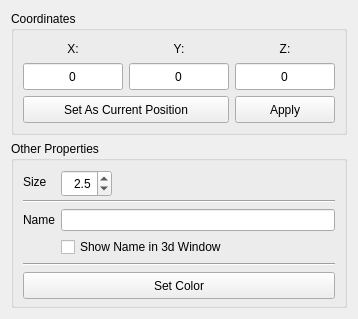
<?xml version="1.0" encoding="UTF-8"?>
<ui version="4.0">
 <class>prop_marker</class>
 <widget class="QWidget" name="prop_marker">
  <property name="geometry">
   <rect>
    <x>0</x>
    <y>0</y>
    <width>356</width>
    <height>319</height>
   </rect>
  </property>
  <property name="sizePolicy">
   <sizepolicy hsizetype="Expanding" vsizetype="MinimumExpanding">
    <horstretch>0</horstretch>
    <verstretch>0</verstretch>
   </sizepolicy>
  </property>
  <property name="minimumSize">
   <size>
    <width>0</width>
    <height>310</height>
   </size>
  </property>
  <property name="windowTitle">
   <string>Form</string>
  </property>
  <layout class="QVBoxLayout" name="verticalLayout">
   <item>
    <widget class="QGroupBox" name="groupBox">
     <property name="sizePolicy">
      <sizepolicy hsizetype="Preferred" vsizetype="Minimum">
       <horstretch>0</horstretch>
       <verstretch>0</verstretch>
      </sizepolicy>
     </property>
     <property name="minimumSize">
      <size>
       <width>0</width>
       <height>0</height>
      </size>
     </property>
     <property name="title">
      <string>Coordinates</string>
     </property>
     <layout class="QGridLayout" name="gridLayout">
      <item row="0" column="0">
       <widget class="QLabel" name="TextLabel13">
        <property name="sizePolicy">
         <sizepolicy hsizetype="Preferred" vsizetype="Preferred">
          <horstretch>0</horstretch>
          <verstretch>0</verstretch>
         </sizepolicy>
        </property>
        <property name="minimumSize">
         <size>
          <width>0</width>
          <height>17</height>
         </size>
        </property>
        <property name="text">
         <string>X:</string>
        </property>
        <property name="alignment">
         <set>Qt::AlignCenter</set>
        </property>
        <property name="wordWrap">
         <bool>false</bool>
        </property>
       </widget>
      </item>
      <item row="0" column="1">
       <widget class="QLabel" name="TextLabel14">
        <property name="sizePolicy">
         <sizepolicy hsizetype="Preferred" vsizetype="Preferred">
          <horstretch>0</horstretch>
          <verstretch>0</verstretch>
         </sizepolicy>
        </property>
        <property name="minimumSize">
         <size>
          <width>0</width>
          <height>17</height>
         </size>
        </property>
        <property name="text">
         <string>Y:</string>
        </property>
        <property name="alignment">
         <set>Qt::AlignCenter</set>
        </property>
        <property name="wordWrap">
         <bool>false</bool>
        </property>
       </widget>
      </item>
      <item row="0" column="2">
       <widget class="QLabel" name="TextLabel15">
        <property name="sizePolicy">
         <sizepolicy hsizetype="Preferred" vsizetype="Preferred">
          <horstretch>0</horstretch>
          <verstretch>0</verstretch>
         </sizepolicy>
        </property>
        <property name="minimumSize">
         <size>
          <width>0</width>
          <height>17</height>
         </size>
        </property>
        <property name="text">
         <string>Z:</string>
        </property>
        <property name="alignment">
         <set>Qt::AlignCenter</set>
        </property>
        <property name="wordWrap">
         <bool>false</bool>
        </property>
       </widget>
      </item>
      <item row="1" column="0">
       <widget class="QLineEdit" name="m_pPosX">
        <property name="enabled">
         <bool>true</bool>
        </property>
        <property name="sizePolicy">
         <sizepolicy hsizetype="Fixed" vsizetype="Fixed">
          <horstretch>0</horstretch>
          <verstretch>0</verstretch>
         </sizepolicy>
        </property>
        <property name="minimumSize">
         <size>
          <width>0</width>
          <height>27</height>
         </size>
        </property>
        <property name="maximumSize">
         <size>
          <width>100</width>
          <height>16777215</height>
         </size>
        </property>
        <property name="text">
         <string>0</string>
        </property>
        <property name="alignment">
         <set>Qt::AlignCenter</set>
        </property>
        <property name="readOnly">
         <bool>false</bool>
        </property>
       </widget>
      </item>
      <item row="1" column="1">
       <widget class="QLineEdit" name="m_pPosY">
        <property name="enabled">
         <bool>true</bool>
        </property>
        <property name="sizePolicy">
         <sizepolicy hsizetype="Fixed" vsizetype="Fixed">
          <horstretch>0</horstretch>
          <verstretch>0</verstretch>
         </sizepolicy>
        </property>
        <property name="minimumSize">
         <size>
          <width>0</width>
          <height>27</height>
         </size>
        </property>
        <property name="maximumSize">
         <size>
          <width>100</width>
          <height>16777215</height>
         </size>
        </property>
        <property name="text">
         <string>0</string>
        </property>
        <property name="alignment">
         <set>Qt::AlignCenter</set>
        </property>
        <property name="readOnly">
         <bool>false</bool>
        </property>
       </widget>
      </item>
      <item row="1" column="2">
       <widget class="QLineEdit" name="m_pPosZ">
        <property name="enabled">
         <bool>true</bool>
        </property>
        <property name="sizePolicy">
         <sizepolicy hsizetype="Fixed" vsizetype="Fixed">
          <horstretch>0</horstretch>
          <verstretch>0</verstretch>
         </sizepolicy>
        </property>
        <property name="minimumSize">
         <size>
          <width>0</width>
          <height>27</height>
         </size>
        </property>
        <property name="maximumSize">
         <size>
          <width>100</width>
          <height>16777215</height>
         </size>
        </property>
        <property name="text">
         <string>0</string>
        </property>
        <property name="alignment">
         <set>Qt::AlignCenter</set>
        </property>
        <property name="readOnly">
         <bool>false</bool>
        </property>
       </widget>
      </item>
      <item row="2" column="0" colspan="2">
       <widget class="QPushButton" name="m_pSetAsCurrent">
        <property name="sizePolicy">
         <sizepolicy hsizetype="Expanding" vsizetype="Fixed">
          <horstretch>0</horstretch>
          <verstretch>0</verstretch>
         </sizepolicy>
        </property>
        <property name="minimumSize">
         <size>
          <width>0</width>
          <height>27</height>
         </size>
        </property>
        <property name="maximumSize">
         <size>
          <width>16777215</width>
          <height>16777215</height>
         </size>
        </property>
        <property name="text">
         <string>Set As Current Position</string>
        </property>
       </widget>
      </item>
      <item row="2" column="2">
       <widget class="QPushButton" name="m_pApply">
        <property name="sizePolicy">
         <sizepolicy hsizetype="Fixed" vsizetype="Fixed">
          <horstretch>0</horstretch>
          <verstretch>0</verstretch>
         </sizepolicy>
        </property>
        <property name="minimumSize">
         <size>
          <width>0</width>
          <height>27</height>
         </size>
        </property>
        <property name="maximumSize">
         <size>
          <width>100</width>
          <height>16777215</height>
         </size>
        </property>
        <property name="text">
         <string>Apply</string>
        </property>
       </widget>
      </item>
     </layout>
    </widget>
   </item>
   <item>
    <widget class="QGroupBox" name="groupBox_2">
     <property name="sizePolicy">
      <sizepolicy hsizetype="Preferred" vsizetype="Minimum">
       <horstretch>0</horstretch>
       <verstretch>0</verstretch>
      </sizepolicy>
     </property>
     <property name="minimumSize">
      <size>
       <width>0</width>
       <height>0</height>
      </size>
     </property>
     <property name="title">
      <string>Other Properties</string>
     </property>
     <layout class="QGridLayout" name="gridLayout_2">
      <item row="0" column="0">
       <widget class="QLabel" name="label">
        <property name="text">
         <string>Size</string>
        </property>
       </widget>
      </item>
      <item row="0" column="1">
       <widget class="QDoubleSpinBox" name="m_pScale">
        <property name="minimumSize">
         <size>
          <width>0</width>
          <height>27</height>
         </size>
        </property>
        <property name="maximumSize">
         <size>
          <width>100</width>
          <height>16777215</height>
         </size>
        </property>
        <property name="alignment">
         <set>Qt::AlignRight|Qt::AlignTrailing|Qt::AlignVCenter</set>
        </property>
        <property name="keyboardTracking">
         <bool>false</bool>
        </property>
        <property name="decimals">
         <number>1</number>
        </property>
        <property name="minimum">
         <double>0.100000000000000</double>
        </property>
        <property name="maximum">
         <double>20.000000000000000</double>
        </property>
        <property name="singleStep">
         <double>0.500000000000000</double>
        </property>
        <property name="value">
         <double>2.500000000000000</double>
        </property>
       </widget>
      </item>
      <item row="0" column="2">
       <spacer name="horizontalSpacer">
        <property name="orientation">
         <enum>Qt::Horizontal</enum>
        </property>
        <property name="sizeHint" stdset="0">
         <size>
          <width>40</width>
          <height>20</height>
         </size>
        </property>
       </spacer>
      </item>
      <item row="1" column="0" colspan="3">
       <widget class="Line" name="line">
        <property name="orientation">
         <enum>Qt::Horizontal</enum>
        </property>
       </widget>
      </item>
      <item row="2" column="0">
       <widget class="QLabel" name="label_2">
        <property name="text">
         <string>Name</string>
        </property>
       </widget>
      </item>
      <item row="2" column="1" colspan="2">
       <widget class="QLineEdit" name="m_pLineEditName"/>
      </item>
      <item row="3" column="1" colspan="2">
       <widget class="QCheckBox" name="m_pCheckBoxName3D">
        <property name="text">
         <string>Show Name in 3d Window</string>
        </property>
       </widget>
      </item>
      <item row="4" column="0" colspan="3">
       <widget class="Line" name="line_2">
        <property name="orientation">
         <enum>Qt::Horizontal</enum>
        </property>
       </widget>
      </item>
      <item row="5" column="0" colspan="3">
       <widget class="QPushButton" name="m_pColor">
        <property name="sizePolicy">
         <sizepolicy hsizetype="Expanding" vsizetype="Fixed">
          <horstretch>0</horstretch>
          <verstretch>0</verstretch>
         </sizepolicy>
        </property>
        <property name="minimumSize">
         <size>
          <width>0</width>
          <height>27</height>
         </size>
        </property>
        <property name="text">
         <string>Set Color</string>
        </property>
       </widget>
      </item>
     </layout>
    </widget>
   </item>
   <item>
    <spacer name="verticalSpacer">
     <property name="orientation">
      <enum>Qt::Vertical</enum>
     </property>
     <property name="sizeHint" stdset="0">
      <size>
       <width>20</width>
       <height>0</height>
      </size>
     </property>
    </spacer>
   </item>
  </layout>
 </widget>
 <tabstops>
  <tabstop>m_pPosX</tabstop>
  <tabstop>m_pPosY</tabstop>
  <tabstop>m_pPosZ</tabstop>
  <tabstop>m_pApply</tabstop>
  <tabstop>m_pSetAsCurrent</tabstop>
 </tabstops>
 <resources/>
 <connections/>
</ui>
